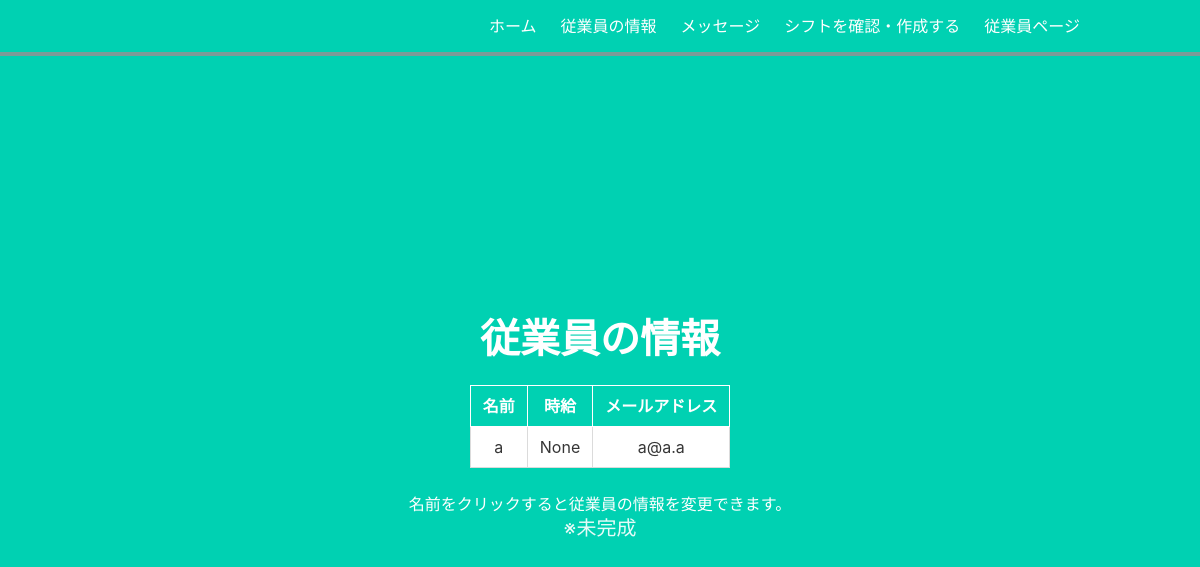
Screenshot of /admin/employee with the database file from the repository.
### project/models.py (models this page shows)
class User(UserMixin, db.Model):
    id = db.Column(db.Integer, primary_key=True)
    email = db.Column(db.String(100), unique=True)
    password = db.Column(db.String(100))
    name = db.Column(db.String(1000),unique=True)
    wages = db.Column(db.Integer)

### project/admin.py (the view)
@admin.route('/admin/employee')
def employee():
    query = db.session.query(User).all()
    data = []
    for q in query:
        data.append([q.name, q.wages, q.email])
    return render_template(
        'employee.html',
        data=data
    )

### project/templates/admin_templates/employee.html (shortened to what this page needs)
{% extends "base_admin.html" %}
{% block content %}
<h1 class="title is-2" style="margin-top: 0;" >
  従業員の情報
</h1>
<div class="columns is-centered column is-narrow">
  <table class="table is-bordered is-center">
    <tr class="is-selected">
      <th>名前</th>
      <th>時給</th>
      <th>メールアドレス</th>
    </tr>
    {% for i in data %}
    <tr class="hov">
      <td><a href="/admin/employee/{{i[0]}}">{{ i[0] }}</a></td>
      <td>{{ i[1] }}</td>
      <td>{{ i[2] }}</td>
    </tr>
    {% endfor %}
  </table>
</div>
<p>名前をクリックすると従業員の情報を変更できます。</p>
{% endblock %}

### rows the page displays
User: name "a", wages "None", email "a@a.a"
